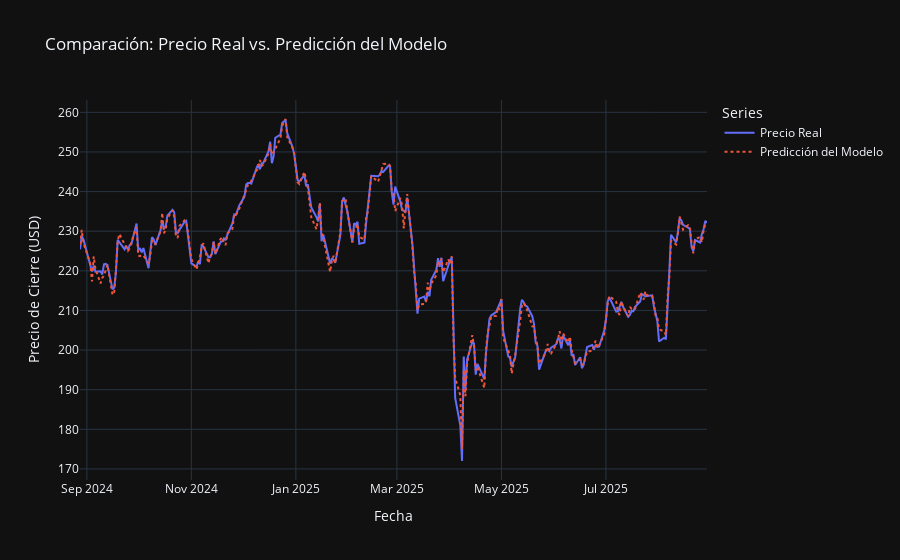

Notebook source saved alongside this figure:
### Code cell
fig = go.Figure()

# Añadimos la línea de los precios reales
fig.add_trace(go.Scatter(x=resultados.index,
                         y=resultados['Real'],
                         mode='lines',
                         name='Precio Real'))

# Añadimos la línea de nuestras predicciones (Linea punteada)
fig.add_trace(go.Scatter(x=resultados.index,
                         y=resultados['Predicción'],
                         mode='lines',
                         name='Predicción del Modelo',
                         line=dict(dash='dot')))

# Mejoramos el diseño del gráfico
fig.update_layout(
    title='Comparación: Precio Real vs. Predicción del Modelo',
    xaxis_title='Fecha',
    yaxis_title='Precio de Cierre (USD)',
    template='plotly_dark',
    legend_title='Series'
)

fig.show()

### Figure 1 — Plotly figure (JSON) as saved in the notebook; plotly's stock layout.template omitted (floating-point values rounded to 4 significant figures; data arrays with more than 128 entries replaced by an {"elided": "..."} marker saying what was removed)
{"data": [{"mode": "lines", "name": "Precio Real", "type": "scatter", "x": {"elided": "252 str values"}, "y": {"elided": "252 float values"}}, {"line": {"dash": "dot"}, "mode": "lines", "name": "Predicción del Modelo", "type": "scatter", "x": {"elided": "252 str values"}, "y": {"elided": "252 float values"}}], "layout": {"legend": {"title": {"text": "Series"}}, "title": {"text": "Comparación: Precio Real vs. Predicción del Modelo"}, "xaxis": {"title": {"text": "Fecha"}}, "yaxis": {"title": {"text": "Precio de Cierre (USD)"}}}}
